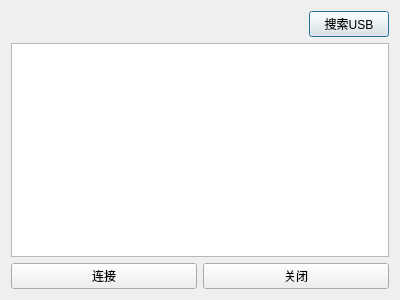
<?xml version="1.0" encoding="UTF-8"?>
<ui version="4.0">
 <class>USBDialog</class>
 <widget class="QDialog" name="USBDialog">
  <property name="geometry">
   <rect>
    <x>0</x>
    <y>0</y>
    <width>400</width>
    <height>300</height>
   </rect>
  </property>
  <property name="windowTitle">
   <string>USB选择</string>
  </property>
  <property name="windowIcon">
   <iconset resource="../resource.qrc">
    <normaloff>:/icon/USB.png</normaloff>:/icon/USB.png</iconset>
  </property>
  <layout class="QVBoxLayout" name="verticalLayout_2">
   <item>
    <layout class="QVBoxLayout" name="verticalLayout">
     <item>
      <layout class="QHBoxLayout" name="horizontalLayout">
       <item>
        <spacer name="horizontalSpacer">
         <property name="orientation">
          <enum>Qt::Horizontal</enum>
         </property>
         <property name="sizeHint" stdset="0">
          <size>
           <width>40</width>
           <height>20</height>
          </size>
         </property>
        </spacer>
       </item>
       <item>
        <widget class="QPushButton" name="SearchButton">
         <property name="text">
          <string>搜索USB</string>
         </property>
        </widget>
       </item>
      </layout>
     </item>
     <item>
      <widget class="QListWidget" name="PortList">
       <property name="sizePolicy">
        <sizepolicy hsizetype="Expanding" vsizetype="Preferred">
         <horstretch>0</horstretch>
         <verstretch>0</verstretch>
        </sizepolicy>
       </property>
       <property name="sizeAdjustPolicy">
        <enum>QAbstractScrollArea::AdjustIgnored</enum>
       </property>
       <property name="autoScrollMargin">
        <number>14</number>
       </property>
       <property name="editTriggers">
        <set>QAbstractItemView::AllEditTriggers</set>
       </property>
       <property name="tabKeyNavigation">
        <bool>true</bool>
       </property>
       <property name="dragEnabled">
        <bool>true</bool>
       </property>
       <property name="dragDropOverwriteMode">
        <bool>true</bool>
       </property>
       <property name="isWrapping" stdset="0">
        <bool>false</bool>
       </property>
       <property name="batchSize">
        <number>200</number>
       </property>
       <property name="currentRow">
        <number>-1</number>
       </property>
      </widget>
     </item>
     <item>
      <layout class="QHBoxLayout" name="horizontalLayout_2">
       <item>
        <widget class="QPushButton" name="OpenButton">
         <property name="text">
          <string>连接</string>
         </property>
        </widget>
       </item>
       <item>
        <widget class="QPushButton" name="CloseButton">
         <property name="text">
          <string>关闭</string>
         </property>
        </widget>
       </item>
      </layout>
     </item>
    </layout>
   </item>
  </layout>
 </widget>
 <resources>
  <include location="../resource.qrc"/>
 </resources>
 <connections/>
</ui>
